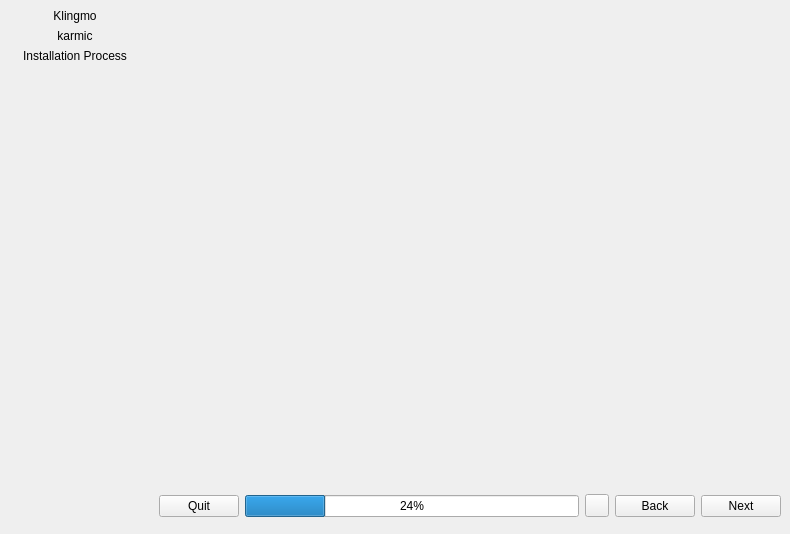
<?xml version="1.0" encoding="UTF-8"?>
<ui version="4.0">
 <class>MainWindow</class>
 <widget class="QMainWindow" name="MainWindow">
  <property name="geometry">
   <rect>
    <x>0</x>
    <y>0</y>
    <width>790</width>
    <height>534</height>
   </rect>
  </property>
  <property name="windowTitle">
   <string>MainWindow</string>
  </property>
  <widget class="QWidget" name="centralwidget">
   <layout class="QGridLayout" name="gridLayout">
    <property name="margin">
     <number>0</number>
    </property>
    <property name="spacing">
     <number>0</number>
    </property>
    <item row="1" column="1">
     <widget class="QFrame" name="footer_frame">
      <property name="sizePolicy">
       <sizepolicy hsizetype="Preferred" vsizetype="Fixed">
        <horstretch>0</horstretch>
        <verstretch>0</verstretch>
       </sizepolicy>
      </property>
      <layout class="QHBoxLayout" name="horizontalLayout_8">
       <item>
        <widget class="QStackedWidget" name="progress_stack">
         <property name="sizePolicy">
          <sizepolicy hsizetype="Preferred" vsizetype="Minimum">
           <horstretch>0</horstretch>
           <verstretch>0</verstretch>
          </sizepolicy>
         </property>
         <widget class="QWidget" name="progress_widget">
          <layout class="QHBoxLayout" name="horizontalLayout_5">
           <property name="margin">
            <number>0</number>
           </property>
           <item>
            <widget class="QPushButton" name="quit">
             <property name="text">
              <string>Quit</string>
             </property>
             <property name="autoDefault">
              <bool>true</bool>
             </property>
            </widget>
           </item>
           <item>
            <widget class="QProgressBar" name="progressBar">
             <property name="value">
              <number>24</number>
             </property>
            </widget>
           </item>
           <item>
            <widget class="QToolButton" name="progressCancel"/>
           </item>
          </layout>
         </widget>
         <widget class="QWidget" name="progress_placeholder">
          <layout class="QHBoxLayout" name="horizontalLayout_6">
           <item>
            <spacer name="horizontalSpacer_5">
             <property name="orientation">
              <enum>Qt::Horizontal</enum>
             </property>
             <property name="sizeHint" stdset="0">
              <size>
               <width>12</width>
               <height>20</height>
              </size>
             </property>
            </spacer>
           </item>
          </layout>
         </widget>
        </widget>
       </item>
       <item>
        <widget class="QWidget" name="navigation" native="true">
         <layout class="QHBoxLayout" name="horizontalLayout_2">
          <property name="margin">
           <number>0</number>
          </property>
          <item>
           <widget class="QPushButton" name="back">
            <property name="text">
             <string>Back</string>
            </property>
            <property name="autoDefault">
             <bool>true</bool>
            </property>
           </widget>
          </item>
          <item>
           <widget class="QPushButton" name="next">
            <property name="text">
             <string>Next</string>
            </property>
            <property name="autoDefault">
             <bool>true</bool>
            </property>
           </widget>
          </item>
         </layout>
        </widget>
       </item>
      </layout>
     </widget>
    </item>
    <item row="0" column="0" rowspan="2">
     <widget class="QWidget" name="sidebar_widget" native="true">
      <property name="sizePolicy">
       <sizepolicy hsizetype="Fixed" vsizetype="MinimumExpanding">
        <horstretch>0</horstretch>
        <verstretch>0</verstretch>
       </sizepolicy>
      </property>
      <property name="minimumSize">
       <size>
        <width>150</width>
        <height>0</height>
       </size>
      </property>
      <property name="maximumSize">
       <size>
        <width>150</width>
        <height>16777215</height>
       </size>
      </property>
      <layout class="QVBoxLayout" name="verticalLayout_3">
       <property name="spacing">
        <number>0</number>
       </property>
       <property name="margin">
        <number>0</number>
       </property>
       <item>
        <widget class="QFrame" name="sidebar_header_frame">
         <property name="sizePolicy">
          <sizepolicy hsizetype="Preferred" vsizetype="Minimum">
           <horstretch>0</horstretch>
           <verstretch>0</verstretch>
          </sizepolicy>
         </property>
         <layout class="QVBoxLayout" name="verticalLayout_4">
          <item>
           <widget class="QLabel" name="distro_name_label">
            <property name="text">
             <string>Klingmo</string>
            </property>
            <property name="scaledContents">
             <bool>false</bool>
            </property>
            <property name="alignment">
             <set>Qt::AlignHCenter|Qt::AlignTop</set>
            </property>
           </widget>
          </item>
          <item>
           <widget class="QLabel" name="distro_release_label">
            <property name="text">
             <string>karmic</string>
            </property>
            <property name="alignment">
             <set>Qt::AlignHCenter|Qt::AlignTop</set>
            </property>
           </widget>
          </item>
          <item>
           <widget class="QLabel" name="install_process_label">
            <property name="text">
             <string>Installation Process</string>
            </property>
            <property name="alignment">
             <set>Qt::AlignHCenter|Qt::AlignTop</set>
            </property>
           </widget>
          </item>
         </layout>
        </widget>
       </item>
       <item>
        <widget class="QWidget" name="steps_widget" native="true">
         <property name="sizePolicy">
          <sizepolicy hsizetype="Expanding" vsizetype="MinimumExpanding">
           <horstretch>0</horstretch>
           <verstretch>0</verstretch>
          </sizepolicy>
         </property>
         <layout class="QVBoxLayout" name="verticalLayout_5">
          <property name="spacing">
           <number>0</number>
          </property>
          <property name="margin">
           <number>0</number>
          </property>
         </layout>
        </widget>
       </item>
       <item>
        <widget class="QFrame" name="sidebar_footer_frame">
         <property name="sizePolicy">
          <sizepolicy hsizetype="Minimum" vsizetype="Minimum">
           <horstretch>0</horstretch>
           <verstretch>0</verstretch>
          </sizepolicy>
         </property>
         <layout class="QHBoxLayout" name="horizontalLayout_7">
          <property name="margin">
           <number>0</number>
          </property>
         </layout>
        </widget>
       </item>
      </layout>
     </widget>
    </item>
    <item row="0" column="1">
     <widget class="QWidget" name="setup_page" native="true">
      <layout class="QHBoxLayout" name="setup_page_layout">
       <property name="margin">
        <number>1</number>
       </property>
       <item>
        <spacer name="setup_left_spacer">
         <property name="orientation">
          <enum>Qt::Horizontal</enum>
         </property>
         <property name="sizeType">
          <enum>QSizePolicy::Preferred</enum>
         </property>
         <property name="sizeHint" stdset="0">
          <size>
           <width>12</width>
           <height>20</height>
          </size>
         </property>
        </spacer>
       </item>
       <item>
        <widget class="QWidget" name="content_widget" native="true">
         <property name="sizePolicy">
          <sizepolicy hsizetype="Expanding" vsizetype="Preferred">
           <horstretch>0</horstretch>
           <verstretch>0</verstretch>
          </sizepolicy>
         </property>
         <property name="maximumSize">
          <size>
           <width>1000</width>
           <height>16777215</height>
          </size>
         </property>
        </widget>
       </item>
       <item>
        <spacer name="setup_right_spacer">
         <property name="orientation">
          <enum>Qt::Horizontal</enum>
         </property>
         <property name="sizeType">
          <enum>QSizePolicy::Preferred</enum>
         </property>
         <property name="sizeHint" stdset="0">
          <size>
           <width>12</width>
           <height>20</height>
          </size>
         </property>
        </spacer>
       </item>
      </layout>
     </widget>
    </item>
   </layout>
  </widget>
 </widget>
 <tabstops>
  <tabstop>next</tabstop>
  <tabstop>back</tabstop>
  <tabstop>progressCancel</tabstop>
 </tabstops>
 <resources/>
 <connections/>
</ui>
